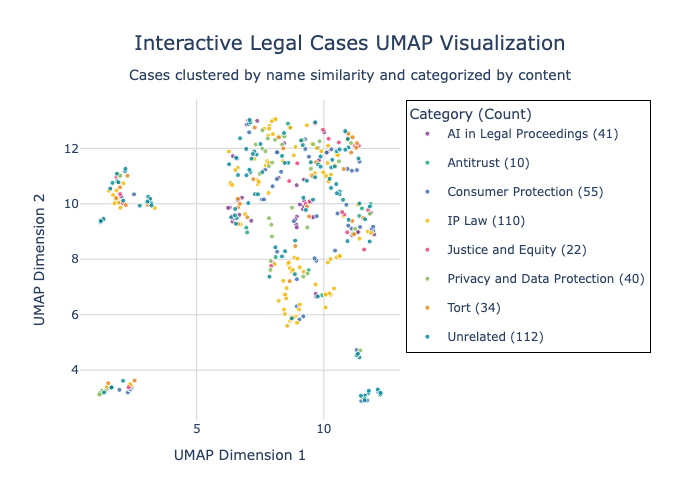

This chart was generated by the following Python code:
import json
import numpy as np
import pandas as pd
import plotly.express as px
import plotly.graph_objects as go
from sklearn.feature_extraction.text import TfidfVectorizer
from sklearn.preprocessing import StandardScaler
from umap import UMAP
from collections import Counter
import textwrap
import re
from sklearn.metrics import silhouette_score
from sklearn.cluster import KMeans

DIR_PATH = 'all_jsons/categorized_cases.json'
MIN_DIST = 0.2
N_NEIGHBORS = 10

def parse_case_metadata(metadata_string, count):
    """Parse the JSON metadata from the case value string"""
    try:
        # Extract JSON from the markdown code block
        json_match = re.search(r'```json\n(.*?)\n```', metadata_string, re.DOTALL)
        json_str = json_match.group(1)
        metadata = json.loads(json_str)
        return metadata
    except Exception as e:
        print("COUNT: ", count)
        print(f"Warning: Error processing metadata: {e}")
        return {"ai_material": False, "category": ["Unknown"]}

def load_and_process_data():
    """Load JSON data and process it for UMAP visualization"""
    with open(DIR_PATH, 'r', encoding='utf-8') as file:
        data = json.load(file)
    
    # Process the new format
    processed_cases = []
    total = 0
    for casename, metadata_string in data.items():
        total += 1
        metadata = parse_case_metadata(metadata_string, total)
        
        # Extract main category
        categories = metadata.get('category', ['Unknown'])
        main_category = categories[0] if isinstance(categories, list) and len(categories) > 0 else 'Unknown'
        
        case_info = {
            'title': casename,
            'summary': casename,  # Using casename as summary since no separate summary is provided
            'main_category': main_category,
            'ai_material': metadata.get('ai_material', False),
            'all_categories': categories
        }
        processed_cases.append(case_info)
    
    df = pd.DataFrame(processed_cases)
    return df, processed_cases

def create_text_features(summaries):
    """Create TF-IDF features from case summaries (titles in this case)"""
    # Clean and prepare text for TF-IDF
    cleaned_summaries = []    
    vectorizer = TfidfVectorizer(
        max_features=500,  # Reduced since we're working with case names
        stop_words=None,
        ngram_range=(1, 3),  # Include more n-grams for case names
        min_df=1,  # Allow single occurrences
        max_df=0.9
    )
    
    try:
        tfidf_features = vectorizer.fit_transform(cleaned_summaries)
        return tfidf_features.toarray(), vectorizer
    except ValueError as e:
        print(f"Error creating TF-IDF features: {e}")
        # Fallback: create simple character-based features
        from sklearn.feature_extraction.text import CountVectorizer
        char_vectorizer = CountVectorizer(analyzer='char', ngram_range=(2, 4), max_features=200)
        char_features = char_vectorizer.fit_transform(summaries)
        return char_features.toarray(), char_vectorizer

def perform_umap(features):
    """Perform UMAP dimensionality reduction"""
    # Adjust parameters based on dataset size
    n_samples = features.shape[0]
    n_neighbors = min(N_NEIGHBORS, max(2, n_samples - 1))
    
    scaler = StandardScaler()
    features_scaled = scaler.fit_transform(features)
    
    reducer = UMAP(
        n_neighbors=n_neighbors,
        min_dist=MIN_DIST,
    )
    
    embedding = reducer.fit_transform(features_scaled)
    return embedding, reducer

def non_category_silhouette(original_features, new_embedding, categories=None):
    """Evaluate quality using silhouette scores with K-means clustering (no ground truth needed)"""
    print("\n=== SILHOUETTE SCORE ANALYSIS ===")
    
    n_samples = len(original_features)
    max_k = min(10, n_samples // 3)
    
    print(f"Analyzing {n_samples} cases")
    
    try:
        # Test K-means clustering with different k values
        print(f"\n--- K-Means Clustering Analysis ---")
        k_range = range(2, max_k + 1)
        
        for n_clusters in k_range:
            if n_clusters >= n_samples:
                break
                
            # K-means on original space
            kmeans_orig = KMeans(n_clusters=n_clusters, random_state=42, n_init=10)
            orig_cluster_labels = kmeans_orig.fit_predict(original_features)
            orig_kmeans_sil = silhouette_score(original_features, orig_cluster_labels)
            
            # K-means on new embedding space
            kmeans_new = KMeans(n_clusters=n_clusters, random_state=42, n_init=10)
            new_cluster_labels = kmeans_new.fit_predict(new_embedding)
            new_kmeans_sil = silhouette_score(new_embedding, new_cluster_labels)
            
            improvement = new_kmeans_sil - orig_kmeans_sil
            print(f"K-means (k={n_clusters}) - Original: {orig_kmeans_sil:.4f}, New: {new_kmeans_sil:.4f}, Δ: {improvement:+.4f}")
        
        # Interpretation
        print(f"\nSilhouette Score Interpretation:")
        print(f"  > 0.7: Strong separation")
        print(f"  0.5-0.7: Reasonable separation") 
        print(f"  0.25-0.5: Weak separation")
        print(f"  < 0.25: Poor separation")
        
    except Exception as e:
        print(f"Error calculating silhouette scores: {e}")

def wrap_text(text, width=60):
    """Helper function to wrap text for better display"""
    return '<br>'.join(textwrap.wrap(str(text), width=width))

def create_interactive_visualization(embedding, categories, titles, ai_materials, all_categories, output_file='legal_full_text_umap.png'):
    """Create interactive UMAP visualization with correct color mapping and save as PNG."""

    # Clean categories
    categories_cleaned = [c.strip() if isinstance(c, str) else 'Unknown' for c in categories]

    # Get unique base categories and assign colors
    unique_base_categories = sorted(set(categories_cleaned))

    # Create color palette
    colors = (px.colors.qualitative.Bold +
             px.colors.qualitative.Dark24)

    # Map base categories to colors
    base_color_map = {cat: colors[i % len(colors)] for i, cat in enumerate(unique_base_categories)}

    # Count occurrences of each category
    category_counts = Counter(categories_cleaned)

    # Create display labels with counts
    category_display = [f"{cat} ({category_counts[cat]})" for cat in categories_cleaned]

    # Create DataFrame
    df_plot = pd.DataFrame({
        'x': embedding[:, 0],
        'y': embedding[:, 1],
        'category_base': categories_cleaned,
        'category_display': category_display,
        'title': titles,
        'ai_material': ai_materials,
        'all_categories': all_categories,
        'title_wrapped': [t[:100] + '...' if len(t) > 100 else t for t in titles]
    })

    # Create empty figure
    fig = go.Figure()

    # Add scatter trace for each category
    for i, category in enumerate(unique_base_categories):
        mask = df_plot['category_base'] == category
        category_data = df_plot[mask]

        if len(category_data) > 0:
            count = category_counts[category]

            # Create custom data for hover
            customdata = []
            for _, row in category_data.iterrows():
                ai_status = "Yes" if row['ai_material'] else "No"
                all_cats = ", ".join(row['all_categories']) if isinstance(row['all_categories'], list) else str(row['all_categories'])
                customdata.append([row['category_display'], ai_status, all_cats, wrap_text(row['title'], width=80)])

            fig.add_trace(go.Scatter(
                x=category_data['x'],
                y=category_data['y'],
                mode='markers',
                marker=dict(
                    color=base_color_map[category],
                    size=5,
                    line=dict(width=1, color='white'),
                    opacity=0.8
                ),
                name=f"{category} ({count})",
                legendgroup=category,
                customdata=customdata,
                hovertemplate='<b>Case:</b><br>%{customdata[3]}<br><br>' +
                              '<b>Main Category:</b> %{customdata[0]}<br>' +
                              '<b>All Categories:</b> %{customdata[2]}<br>' +
                              '<b>AI Material:</b> %{customdata[1]}<br>' +
                              '<extra></extra>'
            ))

    # Update layout
    fig.update_layout(
        title={
            'text': 'Interactive Legal Cases UMAP Visualization<br><sub>Cases clustered by name similarity and categorized by content</sub>',
            'x': 0.5,
            'font': {'size': 20}
        },
        xaxis_title='UMAP Dimension 1',
        yaxis_title='UMAP Dimension 2',
        font=dict(size=12),
        legend=dict(
            title='Category (Count)',
            orientation="v",
            yanchor="top",
            y=1,
            xanchor="left",
            x=1.02,
            bgcolor='rgba(255,255,255,0.9)',
            bordercolor='black',
            borderwidth=1
        ),
        width=2800, # Increased width
        height=1800, # Increased height
        margin=dict(r=300),
        hoverlabel=dict(
            bgcolor="white",
            bordercolor="black",
            font_size=12,
            font_family="Arial",
            align="left"
        ),
        plot_bgcolor='white',
        paper_bgcolor='white'
    )

    # Add grid
    fig.update_xaxes(showgrid=True, gridwidth=1, gridcolor='lightgray')
    fig.update_yaxes(showgrid=True, gridwidth=1, gridcolor='lightgray')

    # Save and show
    fig.write_image(output_file) # Changed from write_html to write_image
    print(f"Static visualization saved to: {output_file}")

    return fig

def print_cluster_analysis(embedding, categories, titles, ai_materials):
    """Print basic analysis of the clusters"""
    print("=== CLUSTER ANALYSIS ===")
    print(f"Total cases: {len(categories)}")
    print(f"Embedding shape: {embedding.shape}")
    
    print("\nCategory distribution:")
    category_counts = Counter(categories)
    for category, count in category_counts.most_common():
        percentage = (count / len(categories)) * 100
        print(f"  {category}: {count} cases ({percentage:.1f}%)")
    
    print("\nAI Material distribution:")
    ai_count = sum(ai_materials)
    non_ai_count = len(ai_materials) - ai_count
    print(f"  AI Material: {ai_count} cases ({ai_count/len(ai_materials)*100:.1f}%)")
    print(f"  Non-AI Material: {non_ai_count} cases ({non_ai_count/len(ai_materials)*100:.1f}%)")
    
    print(f"\nUMAP embedding range:")
    print(f"  X: {embedding[:, 0].min():.2f} to {embedding[:, 0].max():.2f}")
    print(f"  Y: {embedding[:, 1].min():.2f} to {embedding[:, 1].max():.2f}")

def main():
    """Main function to run the complete interactive UMAP visualization pipeline"""
    print("Loading and processing data...")
    df, processed_cases = load_and_process_data()
    
    # Extract data for processing
    titles = [case['title'] for case in processed_cases]
    summaries = [case['summary'] for case in processed_cases]  # Same as titles in this format
    categories = [case['main_category'] for case in processed_cases]
    ai_materials = [case['ai_material'] for case in processed_cases]
    all_categories = [case['all_categories'] for case in processed_cases]
    
    print(f"Loaded {len(titles)} cases")
    
    # Create text features
    print("Creating TF-IDF features from case names...")
    features, vectorizer = create_text_features(summaries)
    print(f"Created {features.shape[1]} features")
    
    # Perform UMAP
    print("Performing UMAP dimensionality reduction...")
    embedding, reducer = perform_umap(features)

    # Evaluate UMAP with silhouette scores
    non_category_silhouette(features, embedding, categories)

    # Create interactive visualization
    print("Creating interactive visualization...")
    fig = create_interactive_visualization(embedding, categories, titles, ai_materials, all_categories)
    
    # Print analysis
    print_cluster_analysis(embedding, categories, titles, ai_materials)
    
    return embedding, categories, titles, fig

# Example usage
if __name__ == "__main__":
    try:
        embedding, categories, titles, fig = main()
        print("Interactive UMAP visualization completed successfully!")
        
    except FileNotFoundError:
        print(f"Error: Could not find the file '{DIR_PATH}'")
        print("Please make sure the file exists and the path is correct.")
